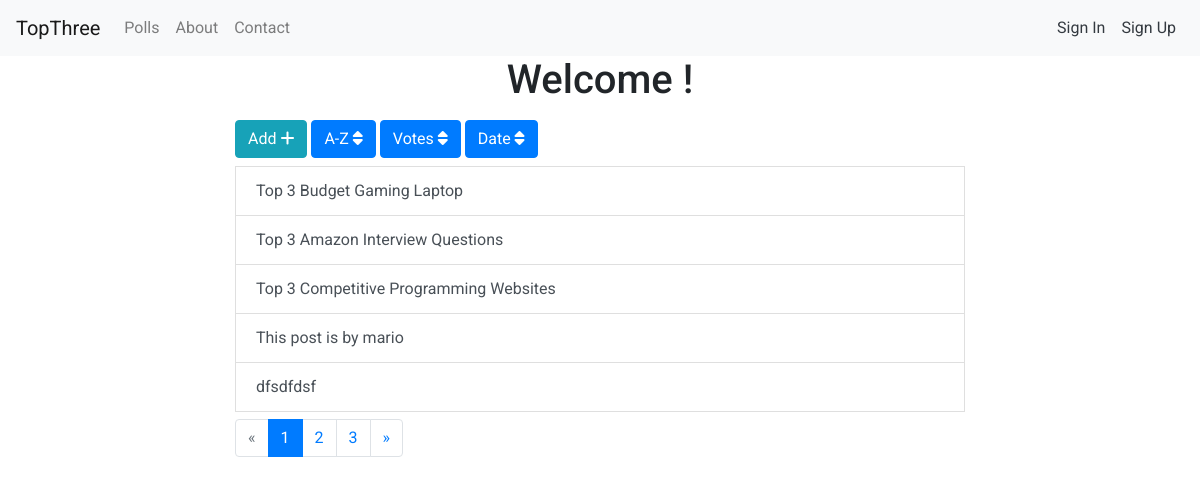
The page /polls/list/ on the database its author committed.
### polls/models.py (models this page shows, shortened)
class Poll(models.Model):
    owner = models.ForeignKey(User, on_delete = models.CASCADE, default = 1)
    text = models.CharField(max_length = 255)
    pub_date = models.DateField()

### polls/views.py (the view)
# urls.py: path('list/', views.poll_list, name = 'list'),
def poll_list(request):
    polls = Poll.objects.all();
    if 'sort-a-z' in request.GET:
        print("This is from sort-a-z")
        polls = polls.order_by('text')
    if 'date' in request.GET:
        print("This is from date")
        polls = polls.order_by('-pub_date')
    if 'votes' in request.GET:
        polls = polls.annotate(Count('vote')).order_by('-vote__count')
    paginator = paginator = Paginator(polls, 5)
    page = request.GET.get('page')
    polls = paginator.get_page(page)
    get_dict_copy = request.GET.copy()
    params = get_dict_copy.pop('page', True) and get_dict_copy.urlencode()
    context = {'polls' : polls, 'params': params}
    return render(request, 'polls/poll_list.html', context)

### polls/templates/polls/poll_list.html (shortened to what this page needs)
{% extends 'base.html' %}
{% block content %}
  <div class="container">
    <h1 class="text-center">Welcome !</h1>
    <div class="list-group">
      <div class="row">
        <div class="col-sm-8 offset-sm-2">
            <a href="{%url 'polls:add'%}"class="btn btn-info my-2">Add <i class="fas fa-plus"></i></a>
             <a href="?sort-a-z=True"class="btn btn-{% if 'sort-a-z' in request.GET %}warning{% else %}primary{% endif %} my-2">A-Z <i class="fas fa-sort"></i></a>
             <a href="?votes=True"class="btn btn-{% if 'votes' in request.GET %}warning{% else %}primary{% endif %} my-2">Votes <i class="fas fa-sort"></i></a>
             <a href="?date=True"class="btn btn-{% if 'date' in request.GET %}warning{% else %}primary{% endif %} my-2">Date <i class="fas fa-sort"></i></a>
          {% for poll in polls %}
            <a href="{% url 'polls:details' poll.id %}" class="list-group-item list-group-item-action">{{ poll.text }}</a>
          {% endfor %}
          {% if polls.has_other_pages %}
          <ul class="pagination my-2">
            {% if polls.has_previous %}
             <li class="page-item">
                <li class="page-item"><a class="page-link" href="?page={{ polls.previous_page_number }}&{{params}}">&laquo;</a></li>
              </li>
            {% else %}
              <li class="page-item disabled">
                <span class="page-link">&laquo;</span>
              </li>
            {% endif %}
              {% for i in polls.paginator.page_range %}
                {% if polls.number == i %}
                  <li class="active page-item"><span class="page-link">{{ i }} <span class="sr-only">(current)</span></span></li>
                {% else %}
                  <li class="page-item"><a class="page-link" href="?page={{ i }}&{{params}}">{{ i }}</a></li>
                {% endif %}
              {% endfor %}
            {% if polls.has_next %}
              <li class="page-item"><a class="page-link" href="?page={{ polls.next_page_number }}&{{params}}">&raquo;</a></li>
            {% else %}
              <li class="page-item disabled">
                <span class="page-link">&raquo;</span>
              </li>
            {% endif %}
          </ul>
        {% endif %}
        </div>
      </div>
    </div>
  </div>
{% endblock %}

### templates/base.html (style rules this page uses)
body { font-family: 'Roboto', sans-serif; background-color: #fff }

### rows shown on the page
Poll: text "Top 3 Budget Gaming Laptop"
Poll: text "Top 3 Amazon Interview Questions"
Poll: text "Top 3 Competitive Programming Websites"
Poll: text "This post is by mario"
Poll: text "dfsdfdsf"

### other values the page prints
{{ i }} "1"
{{ i }} "2" "3"
